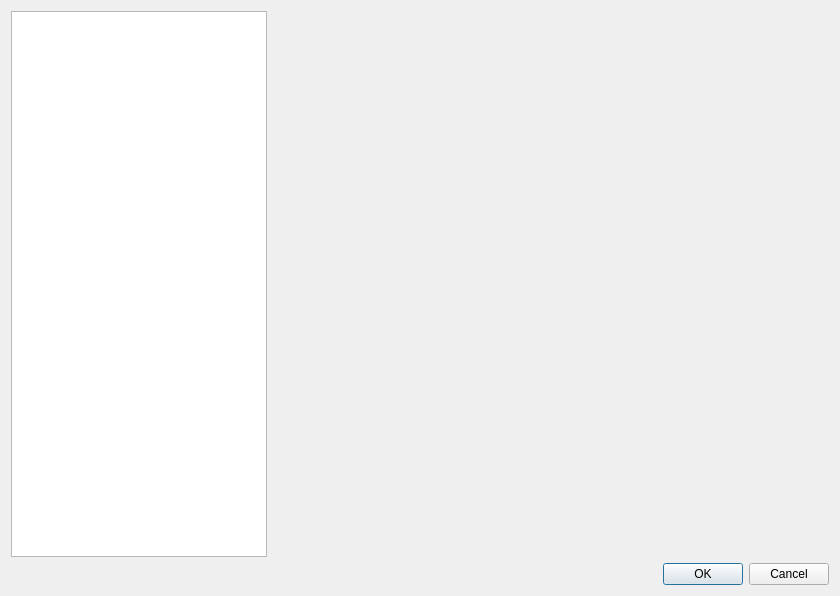
<?xml version="1.0" encoding="UTF-8"?>
<ui version="4.0">
 <class>NewTraceMathDialog</class>
 <widget class="QDialog" name="NewTraceMathDialog">
  <property name="windowModality">
   <enum>Qt::ApplicationModal</enum>
  </property>
  <property name="geometry">
   <rect>
    <x>0</x>
    <y>0</y>
    <width>840</width>
    <height>596</height>
   </rect>
  </property>
  <property name="windowTitle">
   <string>Available math operations</string>
  </property>
  <property name="modal">
   <bool>true</bool>
  </property>
  <layout class="QVBoxLayout" name="verticalLayout">
   <item>
    <layout class="QHBoxLayout" name="horizontalLayout" stretch="0,1">
     <item>
      <widget class="QListWidget" name="list"/>
     </item>
     <item>
      <widget class="QStackedWidget" name="stack">
       <property name="currentIndex">
        <number>-1</number>
       </property>
      </widget>
     </item>
    </layout>
   </item>
   <item>
    <widget class="QDialogButtonBox" name="buttonBox">
     <property name="orientation">
      <enum>Qt::Horizontal</enum>
     </property>
     <property name="standardButtons">
      <set>QDialogButtonBox::Cancel|QDialogButtonBox::Ok</set>
     </property>
    </widget>
   </item>
  </layout>
 </widget>
 <resources/>
 <connections>
  <connection>
   <sender>buttonBox</sender>
   <signal>accepted()</signal>
   <receiver>NewTraceMathDialog</receiver>
   <slot>accept()</slot>
   <hints>
    <hint type="sourcelabel">
     <x>248</x>
     <y>254</y>
    </hint>
    <hint type="destinationlabel">
     <x>157</x>
     <y>274</y>
    </hint>
   </hints>
  </connection>
  <connection>
   <sender>buttonBox</sender>
   <signal>rejected()</signal>
   <receiver>NewTraceMathDialog</receiver>
   <slot>reject()</slot>
   <hints>
    <hint type="sourcelabel">
     <x>316</x>
     <y>260</y>
    </hint>
    <hint type="destinationlabel">
     <x>286</x>
     <y>274</y>
    </hint>
   </hints>
  </connection>
 </connections>
</ui>
